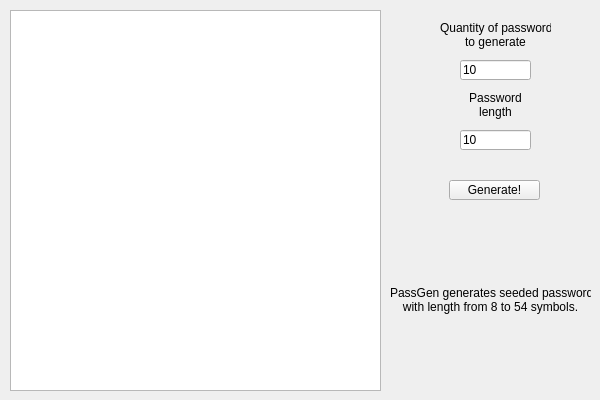
<?xml version="1.0" encoding="UTF-8"?>
<ui version="4.0">
 <class>MainWindow</class>
 <widget class="QMainWindow" name="MainWindow">
  <property name="geometry">
   <rect>
    <x>0</x>
    <y>0</y>
    <width>600</width>
    <height>400</height>
   </rect>
  </property>
  <property name="sizePolicy">
   <sizepolicy hsizetype="Fixed" vsizetype="Fixed">
    <horstretch>0</horstretch>
    <verstretch>0</verstretch>
   </sizepolicy>
  </property>
  <property name="minimumSize">
   <size>
    <width>600</width>
    <height>400</height>
   </size>
  </property>
  <property name="maximumSize">
   <size>
    <width>600</width>
    <height>400</height>
   </size>
  </property>
  <property name="windowTitle">
   <string>PassGen</string>
  </property>
  <widget class="QWidget" name="centralWidget">
   <widget class="QTextEdit" name="textEdit">
    <property name="geometry">
     <rect>
      <x>10</x>
      <y>10</y>
      <width>371</width>
      <height>381</height>
     </rect>
    </property>
    <property name="readOnly">
     <bool>true</bool>
    </property>
   </widget>
   <widget class="QLineEdit" name="lineEdit">
    <property name="geometry">
     <rect>
      <x>460</x>
      <y>60</y>
      <width>71</width>
      <height>20</height>
     </rect>
    </property>
    <property name="inputMask">
     <string>99</string>
    </property>
    <property name="text">
     <string>10</string>
    </property>
    <property name="maxLength">
     <number>2</number>
    </property>
    <property name="placeholderText">
     <string>From 1 to 99</string>
    </property>
   </widget>
   <widget class="QLabel" name="label">
    <property name="geometry">
     <rect>
      <x>440</x>
      <y>20</y>
      <width>111</width>
      <height>31</height>
     </rect>
    </property>
    <property name="text">
     <string>&lt;html&gt;&lt;head/&gt;&lt;body&gt;&lt;p align=&quot;center&quot;&gt;Quantity of passwords &lt;br&gt;to generate&lt;/p&gt;&lt;/body&gt;&lt;/html&gt;</string>
    </property>
   </widget>
   <widget class="QLabel" name="label_2">
    <property name="geometry">
     <rect>
      <x>450</x>
      <y>90</y>
      <width>91</width>
      <height>31</height>
     </rect>
    </property>
    <property name="text">
     <string>&lt;html&gt;&lt;head/&gt;&lt;body&gt;&lt;p align=&quot;center&quot;&gt;Password&lt;br/&gt;length&lt;/p&gt;&lt;/body&gt;&lt;/html&gt;</string>
    </property>
   </widget>
   <widget class="QLineEdit" name="lineEdit_2">
    <property name="geometry">
     <rect>
      <x>460</x>
      <y>130</y>
      <width>71</width>
      <height>20</height>
     </rect>
    </property>
    <property name="inputMask">
     <string>99</string>
    </property>
    <property name="text">
     <string>10</string>
    </property>
    <property name="maxLength">
     <number>2</number>
    </property>
    <property name="frame">
     <bool>true</bool>
    </property>
    <property name="placeholderText">
     <string>From 8 to 54</string>
    </property>
    <property name="clearButtonEnabled">
     <bool>false</bool>
    </property>
   </widget>
   <widget class="QPushButton" name="pushButton">
    <property name="geometry">
     <rect>
      <x>449</x>
      <y>180</y>
      <width>91</width>
      <height>20</height>
     </rect>
    </property>
    <property name="text">
     <string>Generate!</string>
    </property>
   </widget>
   <widget class="QLabel" name="label_3">
    <property name="geometry">
     <rect>
      <x>390</x>
      <y>210</y>
      <width>201</width>
      <height>181</height>
     </rect>
    </property>
    <property name="text">
     <string>&lt;html&gt;&lt;head/&gt;&lt;body&gt;&lt;p align=&quot;center&quot;&gt;PassGen generates seeded passwords&lt;br/&gt;with length from 8 to 54 symbols.&lt;/p&gt;&lt;/body&gt;&lt;/html&gt;</string>
    </property>
   </widget>
  </widget>
 </widget>
 <layoutdefault spacing="6" margin="11"/>
 <resources/>
 <connections/>
</ui>
